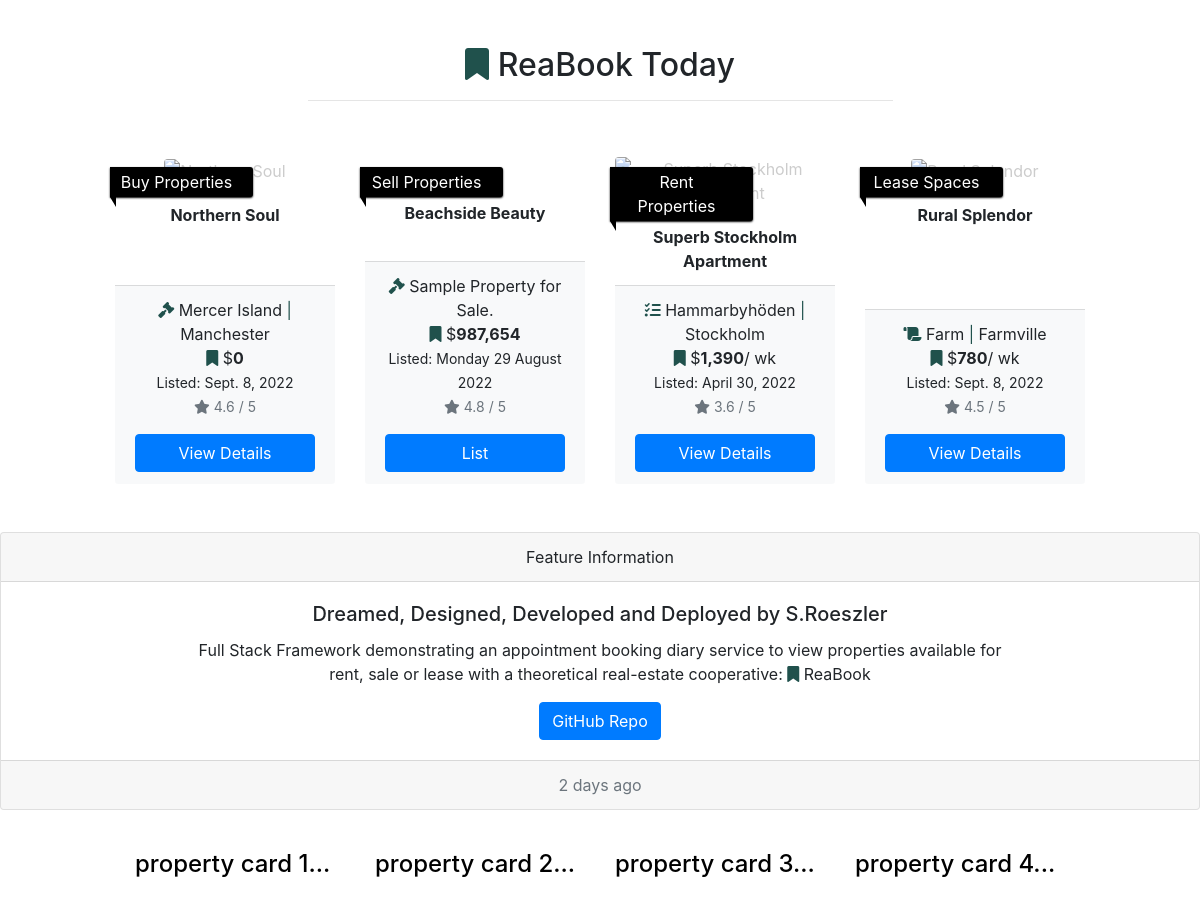
The app's page / (middle part), older data.
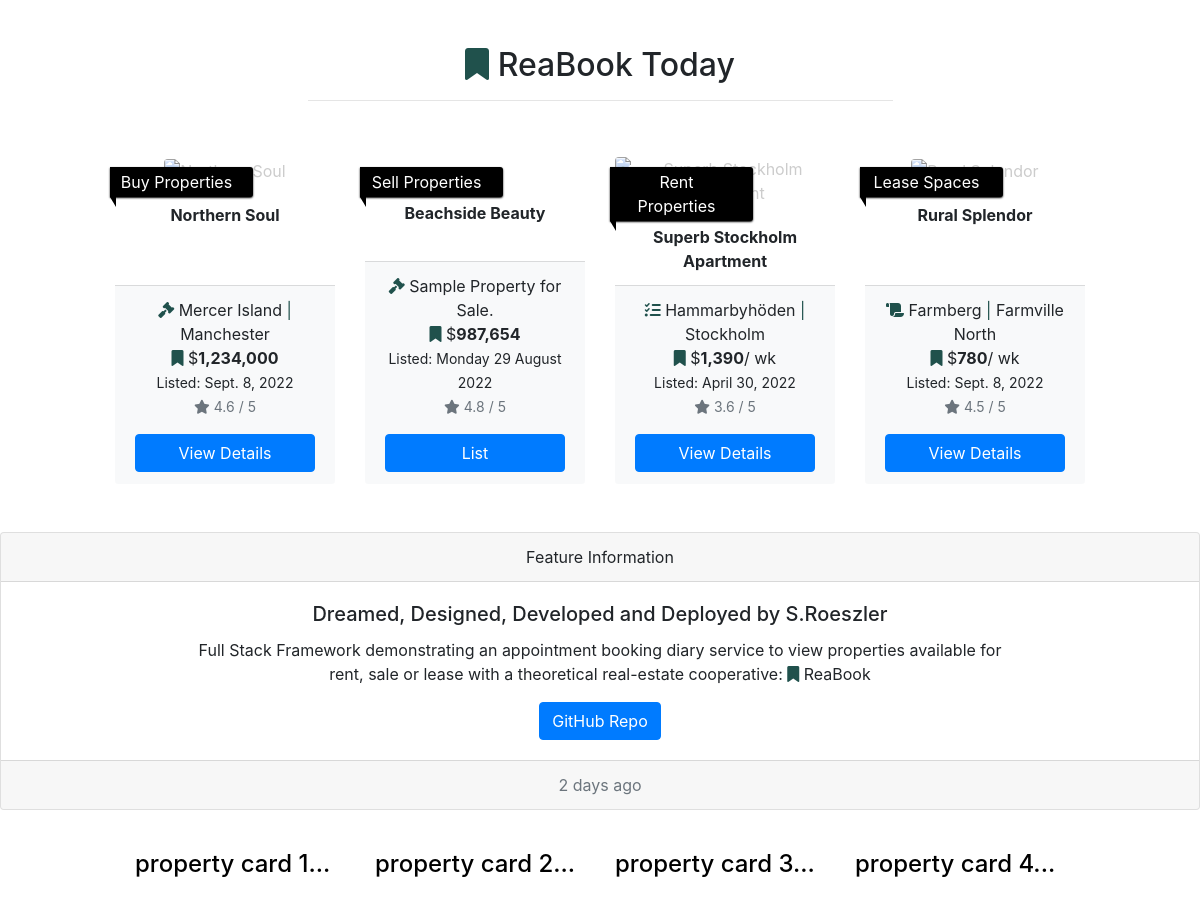
The same page, newer data.
### app_properties/models.py (models this page shows, shortened)
class Property(models.Model):
    category = models.ForeignKey(
        'Category', null=True, blank=True, on_delete=models.SET_NULL
        )
    sector = models.ForeignKey(
        'Sector', null=True, blank=True, on_delete=models.SET_NULL
        )
    title_no = models.CharField(max_length=254, null=True, blank=True)
    name = models.CharField(max_length=30)
    ribbon_feature = models.CharField(max_length=20, default="New Listing")
    description = models.TextField()
    sale_price = models.IntegerField(null=False, blank=False, default=1000000)
    rent_pw = models.IntegerField(null=False, blank=False, default=100000)
    rating = models.DecimalField(
        max_digits=3, decimal_places=1, null=True, blank=True
        )
    main_image_url = models.URLField(max_length=1024, null=True, blank=True)
    main_image = models.ImageField(null=True, blank=True)
    bath_image = models.ImageField(null=True, blank=True)
    kitchen_image = models.ImageField(null=True, blank=True)
    bedroom_image = models.ImageField(null=True, blank=True)
    living_image = models.ImageField(null=True, blank=True)
    main_image = models.ImageField(null=True, blank=True)
    bedrooms = models.IntegerField(null=False, blank=False)
    bathrooms = models.IntegerField(null=False, blank=False)
    carports = models.IntegerField(null=False, blank=False)
    land_area = models.IntegerField(null=True, blank=True)
    building_area = models.IntegerField(null=True, blank=True)
    air_conditioning = models.IntegerField(null=False, blank=False)
    unit_no = models.IntegerField(null=True, blank=True)
    house_no = models.IntegerField(null=True, blank=False, default="No.")
    level = models.IntegerField(null=True, blank=True)
    street = models.CharField(max_length=40, null=True, blank=False, default='Street')
    suburb = models.CharField(max_length=40)
    city = models.CharField(max_length=40)
    state = models.CharField(max_length=40, null=True, blank=True)
    country = models.CharField(max_length=40, null=True, blank=True)
    postcode = models.CharField(max_length=10)
    build_date = models.DateField(null=True, blank=True)
    list_date = models.DateField(auto_now_add=True)
    list_duration = models.IntegerField(null=False, blank=False, default=30)
    date_available = models.DateField(null=True, blank=True)
    owner_fname = models.CharField(max_length=254, null=True, blank=False)
    owner_lname = models.CharField(max_length=254, null=True, blank=False)
    viewings = models.BooleanField(default=True)
    class Meta:
        verbose_name_plural = 'Properties'
        get_latest_by = 'list_date'

### app_home/views.py (the view)
# urls.py: path('', views.index, name='home'),
def index(request):
    properties = Property.objects.all()
    props_latest = properties.order_by('list_date')
    props_for_rent = properties.filter(category__name="for_rent")
    props_for_sale = properties.filter(category__name="for_sale")
    props_for_lease = properties.filter(category__name="for_lease")
    context = {
        'properties': properties,
        'props_latest': props_latest,
        'props_for_rent': props_for_rent,
        'props_for_sale': props_for_sale,
        'props_for_lease': props_for_lease,
    }
    return render(request, 'home/index.html', context)

### app_home/templates/home/index.html (shortened to what the changed rows need)
{% extends 'base.html' %}
{% load static %}
{% load humanize %}
{% block content %}
<div class="container-fluid">
    <div class="row">
        <div class="col text-center mt-5">
            <h2 class="logo-font"><i class="fas fa-bookmark reabook-logo"></i> ReaBook Today</h2>
        </div>
    </div>
    <div class="row">
        <div class="product-container col-10 offset-1">
            <div class="row">
                <div class="col-sm-6 col-md-4 col-lg-3 col-xl-3">
                    <div class="card index-property-card h-100 border-0 text-center">
                        {% for prop in props_for_sale %}
                            {% if forloop.last %}
                                {% if prop.main_image %}
                                    <a href="{% url 'properties' %}?category=for_sale">
                                    </a>
                                {% else %}
                                    <a href="{% url 'properties' %}?category=for_sale">
                                        <img class="card-img-top img-fluid rounded" src="https://res.cloudinary.com/yodakode/image/upload/v1661942864/ReaBook/noimage_448px_fwcaik.jpg" alt="{{ prop.name }}">
                                    </a>
                                {% endif %}
                            <div class="card-body pb-2">
                                <p class="mb-0 font-weight-bold">{{ prop.name }}</p>
                            </div>
                            <div class="card-footer bg-light mt-1 bt-1">
                                <div class="row">
                                    <div class="col">
                                        <p class="fw-lighter fs-5"><i class="fas fa-gavel reabook-logo"></i> {{ prop.suburb }} <span class="reabook-logo">|</span> {{ prop.city }}
                                            <br><i class="fas fa-bookmark reabook-logo"></i> $<strong>{{ prop.sale_price|intcomma }}</strong>
                                            <br><small>Listed: {{ prop.list_date|naturalday }}</small>
                                            <br><small class="text-muted"><i class="fas fa-star my-auto mr-1"></i>{{ prop.rating }} / 5</small>
                                        </p>
                                    </div>
                                </div>
                                <a href="{% url 'property_detail' prop.id %}" class="btn btn-primary text-center btn-block">View Details</a>
                            </div>
                            {% endif %}
                        {% endfor %}
                    </div>
                </div>
                <div class="col-sm-6 col-md-4 col-lg-3 col-xl-3">
                    <div class="card index-property-card h-100 border-0 text-center">
                        {% for prop in props_for_lease %}
                            {% if forloop.last %}
                                {% if prop.main_image %}
                                    <a href="{% url 'properties' %}?category=for_lease">
                                    </a>
                                {% else %}
                                    <a href="{% url 'properties' %}?category=for_lease">
                                        <img class="card-img-top img-fluid rounded" src="https://res.cloudinary.com/yodakode/image/upload/v1661942864/ReaBook/noimage_448px_fwcaik.jpg" alt="{{ prop.name }}">
                                    </a>
                                {% endif %}
                            <div class="card-body pb-2">
                                <p class="mb-0 font-weight-bold">{{ prop.name }}</p>
                            </div>
                            <div class="card-footer bg-light mt-1 bt-1">
                                <div class="row">
                                    <div class="col">
                                        <p class="fw-lighter fs-5"><i class="fas fa-scroll reabook-logo"></i> {{ prop.suburb }} <span class="reabook-logo">|</span> {{ prop.city }}
                                            <br><i class="fas fa-bookmark reabook-logo"></i> $<strong>{{ prop.rent_pw|intcomma }}</strong>/ wk
                                            <br><small>Listed: {{ prop.list_date|naturalday }}</small>
                                            <br><small class="text-muted"><i class="fas fa-star my-auto mr-1"></i>{{ prop.rating }} / 5</small>
                                        </p>
                                    </div>
                                </div>
                                <a href="{% url 'property_detail' prop.id %}" class="btn btn-primary text-center btn-block">View Details</a>
                            </div>
                            {% endif %}
                        {% endfor %}
                    </div>
                </div>
            </div>
        </div>
    </div>
</div>
{% endblock %}

Row changes from the older to the newer data that the page shows:
changed Property "Northern Soul": sale_price "0" → "1,234,000"
changed Property "Rural Splendor": suburb "Farm" → "Farmberg"; city "Farmville" → "Farmville North"
